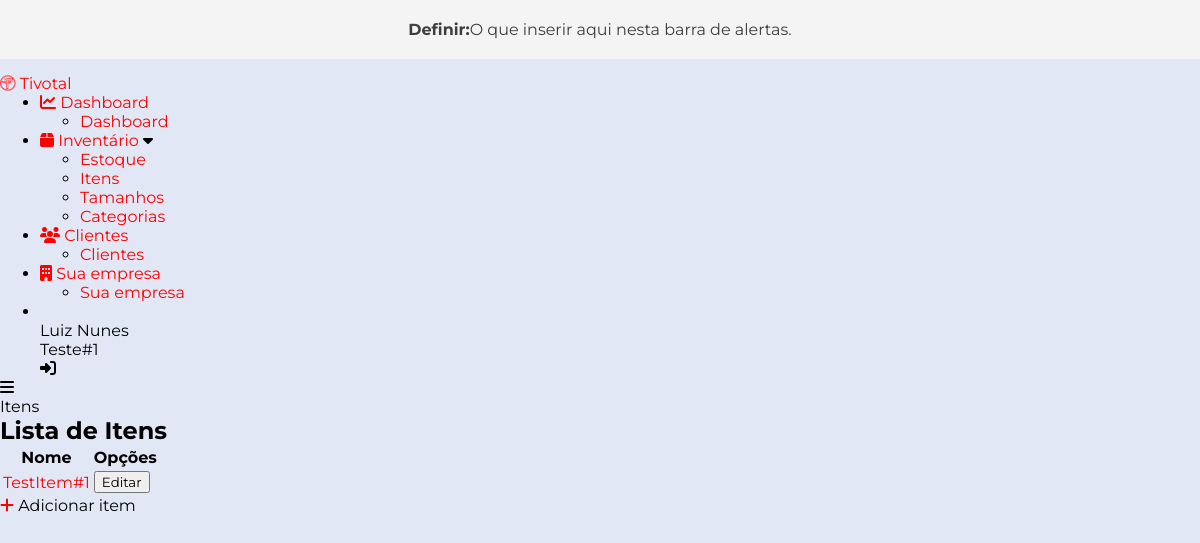
The page /items/list_items/ (signed in) on the database its author committed.
### accounts/models.py (models this page shows, shortened)
class User(AbstractBaseUser):
    email = models.EmailField(max_length=255, unique=True)
    full_name = models.CharField(max_length=255, blank=True)
    active = models.BooleanField(default=True)
    staff = models.BooleanField(default=False)
    admin = models.BooleanField(default=False)
    timestamp = models.DateTimeField(auto_now_add=True)
    seller = models.BooleanField(default=True)
    manager = models.BooleanField(default=False)
    company = models.ForeignKey(Company, null=True, blank=True, on_delete=models.CASCADE)
    USERNAME_FIELD = 'email'
    REQUIRED_FIELDS = ['full_name']
    objects = UserManager()
    def get_split_name(self): # Return the firstname of the user
        split_name = self.full_name.split(' ')
        return split_name
    @property
    def is_active(self):
        return self.active

### companies/models.py (models this page shows)
class Company(models.Model):
    company_name = models.CharField(max_length=255)
    cnpj = CNPJField(masked=False)
    address = models.CharField(max_length=255)
    cep = BRPostalCodeField(null=True, blank=True)
    city = models.CharField(max_length=255)
    neighborhood = models.CharField(max_length=255)
    logo = models.ImageField(upload_to='user_files', null=True, blank=True)
    bio = models.TextField(null=True, blank=True)
    def __str__(self):
        return self.company_name

### items/models.py (models this page shows, shortened)
class Item(models.Model):
    UNITS = (
        ('Unidade', 'Unidade'),
        ('Metros', 'Metros'),
        ('Quilos', 'Quilos'),
        ('Litros', 'Litros'),
        ('NA', 'NA'),
    )
    name = models.CharField(max_length=255)
    unity = models.CharField(max_length=10, choices=UNITS, default='NA')
    description = models.TextField(null=True, blank=True)
    user = models.ForeignKey(User, on_delete=models.SET_NULL, null=True, blank=True)

### items/views.py (the view)
# urls.py: path('list_items/', views.list_items, name='list_items'),
@login_required
def list_items(request):
    items = Item.objects.filter(user=request.user)
    return render(request, 'list_items.html', {'items': items})

### items/templates/list_items.html (shortened to what this page needs)
{% extends 'base.html' %}
{% block main %}
    <div class="card text-white bg-info mb-3" style="max-width: 18rem;">
        <div class="card-header">Itens</div>
    </div>
    <div class="container">
        <div class="container-list" id="one">
            <h2>Lista de Itens</h2>
            <table class="table table-striped">
                <thead>
                    <tr>
                        <th>Nome</th>
                        <th>Opções</th>
                    </tr>
                </thead>
                <tbody>
                    {% for item in items %}
                        <tr>
                            <td>
                                <a href="{% url 'detail_item' item.id %}">{{ item.name }}</a>
                            </td>
                            <td>
                                <a href="{% url 'edit_item' item.id %}">
                                    <button class="btn btn-primary" id="btn-bg-blue-1">Editar</button>
                                </a>
                            </td>
                        </tr>
                    {% endfor %}
                </tbody>
            </table>
            <div class="add-new-item-btn">
                <a href="{% url 'create_item' %}" class="new-item-icon">
                    <i class="fa-solid fa-plus"></i>
                </a>
                <span class="tooltip">Adicionar item</span>
            </div>
        </div>
    </div>
{% endblock %}

### templates/base.html (shortened to what this page needs)
<!DOCTYPE html>
{% load static %}
<html lang="en">
<head>
  <link
    rel="stylesheet"
    href="https://cdnjs.cloudflare.com/ajax/libs/font-awesome/6.2.1/css/all.min.css"
  />
  <link rel="stylesheet" href="{% static 'css/style.css' %}">
</head>
<body>
<div class="alertbar">
  <b>Definir: </b> O que inserir aqui nesta barra de alertas.
</div>
    <div class="container">
      <div class="sidebar close">
        <div class="logo">
          <a href="{% url 'list_clients' %}"><i class="fab fa-trade-federation"></i></a>
          <a href="{% url 'list_clients' %}"><span class="logo-name">Tivotal</span></a>
        </div>
        <ul class="nav-list">
          <li>
            <a href="#">
              <i class="fa-solid fa-chart-line"></i>
              <span class="link-name">Dashboard</span>
            </a>
            <ul class="sub-menu blank">
              <li><a href="#" class="link-name">Dashboard</a></li>
            </ul>
          </li>
          <li>
            <div class="icon-link">
              <a href="#">
                <i class="fa-solid fa-box"></i>
                <span class="link-name">Inventário</span>
              </a>
              <i class="fas fa-caret-down arrow"></i>
            </div>
            <ul class="sub-menu">
              <li><a href="{% url 'list_stock' %}">Estoque</a></li>
              <li><a href="{% url 'list_items' %}" class="link-name">Itens</a></li>
              <li><a href="{% url 'list_sizes' %}">Tamanhos</a></li>
              <li><a href="{% url 'list_categories' %}">Categorias</a></li>
            </ul>
          </li>
          <li>
            <a href="#">
              <i class="fa-solid fa-users"></i>
              <span class="link-name">Clientes</span>
            </a>
            <ul class="sub-menu blank">
              <li><a href="#" class="link-name">Clientes</a></li>
            </ul>
          </li>
          <li>
            <a href="{% url 'detail_company' user.company.id %}">
              <i class="fa-solid fa-building"></i>
              <span class="link-name">Sua empresa</span>
            </a>
            <ul class="sub-menu blank">
              <li><a href="{% url 'detail_company' user.company.id %}" class="link-name">Sua empresa</a></li>
            </ul>
          </li>
          <li>
            <div class="profile-details">
              <div class="profile-content">
              </div>
              <div class="name-job">
                <div class="name">{{ user.get_split_name|first|title }} {{ user.get_split_name|last|title }}</div>
                <div class="job">{{ user.company }}</div>
              </div>
              <i class="fas fa-right-to-bracket"></i>
            </div>
          </li>
        </ul>
      </div>
      <div class="home-section">
        <div class="home-content">
          <i class="fas fa-bars"></i>
          {% block main %}
          {% endblock %}
        </div>
      </div>
    </div>
</body>
</html>

### staticfiles/css/style.css (style rules this page uses)
* { margin: 0; font-family:'Montserrat', sans-serif; }
:root { --body-color: #E2E7F6; --primary-color: #0F71F2; --primary: #0F71F2; --warning: #F2B544; --toggle-color: #aaa; --text-color: #707070; --tran-03: all 0.2s ease; --tran-03: all 0.3s ease; --tran-04: all 0.3s ease; --tran-05: all 0.3s ease; }
a { color: red; text-decoration: none; }
body { background-color: var(--body-color); }
.alertbar { padding: 20px; background-color: #F4F4F4; color: #3c3e40; margin-bottom: 15px; align-items: center; justify-content: center; display:flex; text-align: center; }

### rows shown on the page
User: get_split_name|first "Luiz", get_split_name|last "Nunes", company "Teste#1"
Item: name "TestItem#1"
